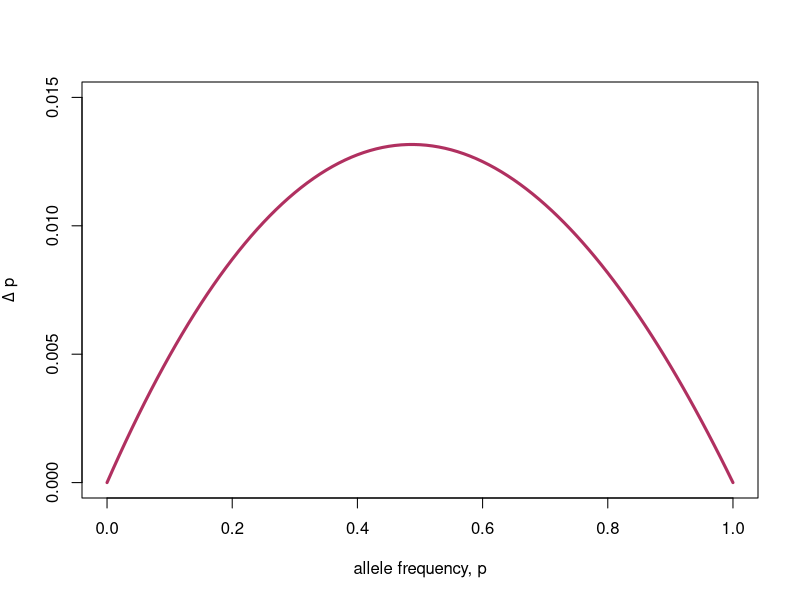
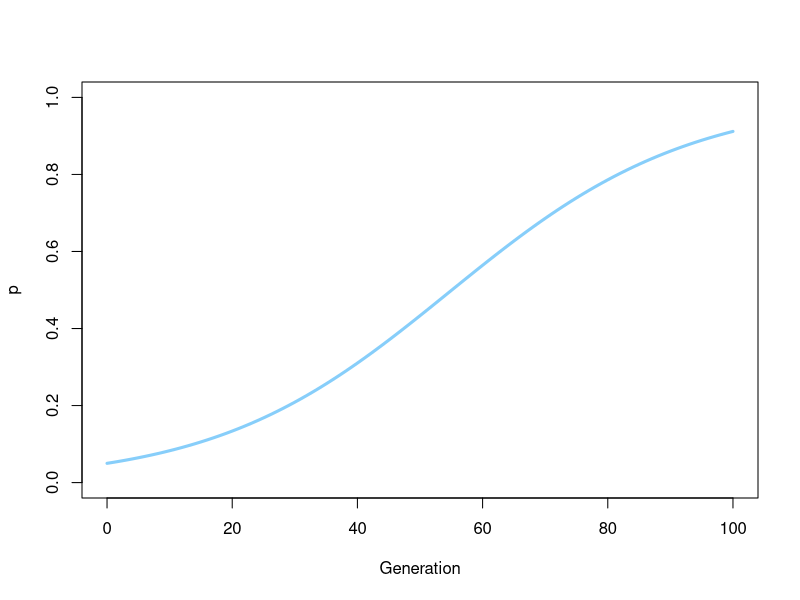
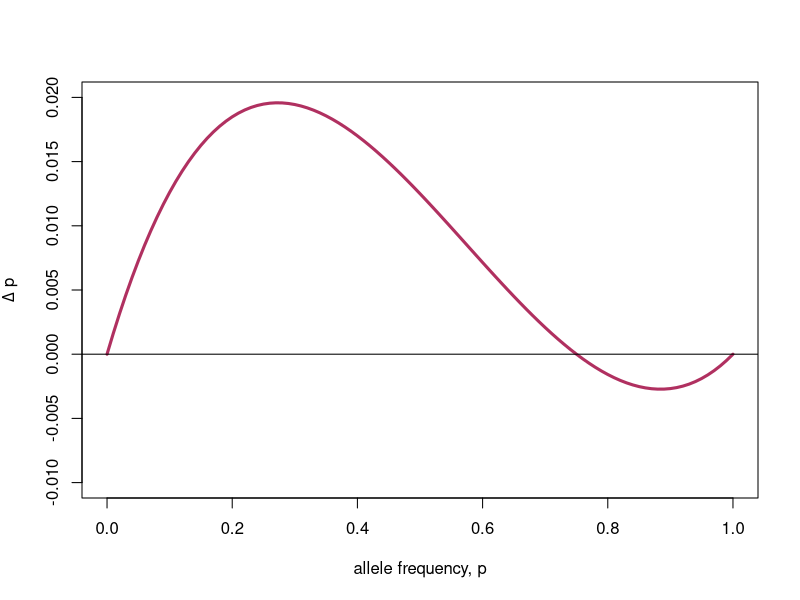
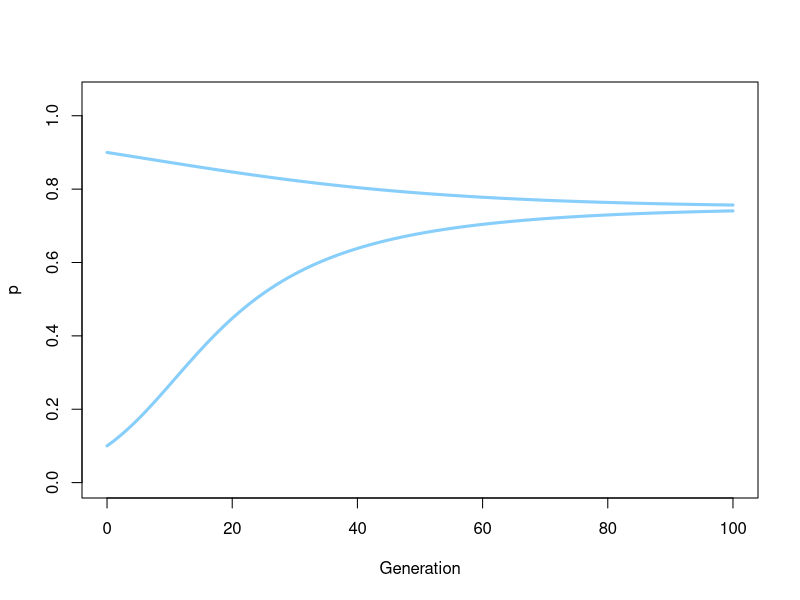
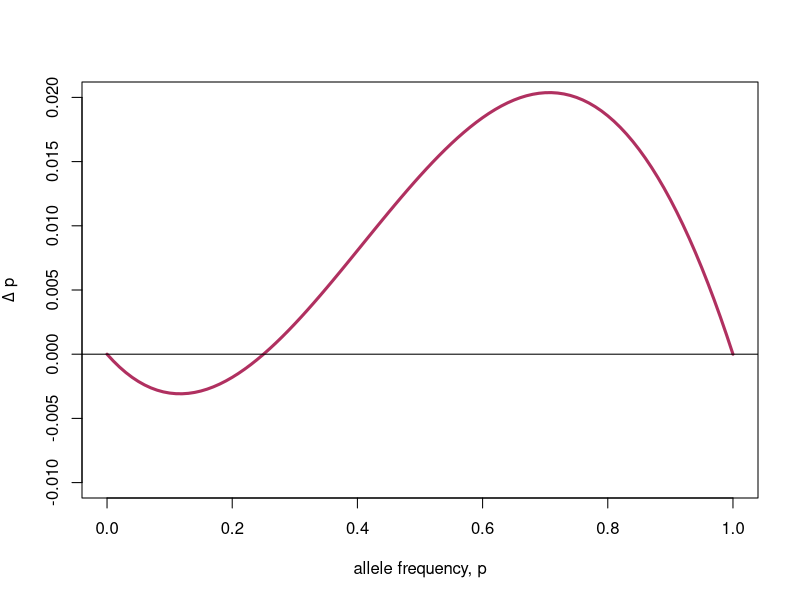
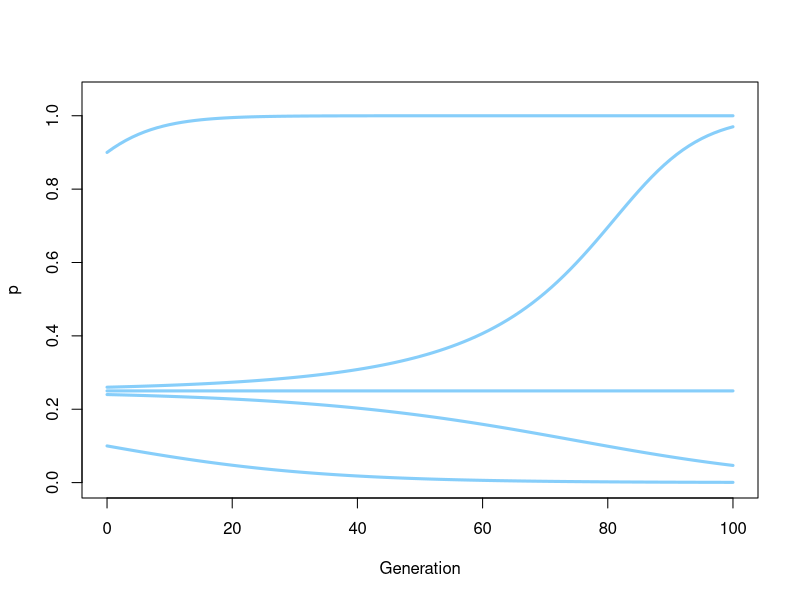

R code for these plots, in order:
## ---- chunk 1
library("knitr") ## if this gives an error, run first install.packages("knitr")
options(stringsAsFactors=FALSE)
knitr::knit_hooks$set(mysize = function(before, options, envir) {
  if (before) 
    return(options$size)
})
options(width = 60)
set.seed(1)
## ---- chunk 2
myseq=seq(0,1,0.01)
deltap = function(pA,h,s){
  wbar =  1-2*pA*(1-pA)*h*s-s*(1-pA)^2
  deltapA = pA*(1-pA)*s*(pA*h+(1-pA)*(1-h))/wbar
  return(deltapA)
}
plot(myseq,deltap(myseq,0.5,0.1),xlab="allele frequency, p",ylab=expression(paste(Delta," p")),lwd=3,type='l', col="maroon",ylim=c(0,0.015))
## ---- chunk 3
p.by.gen=matrix(0,ncol=2,nrow=101)
p.by.gen[1,1] = 0
p.by.gen[1,2] = 0.05
for (i in 2:101) {
  p.by.gen[i,1] = i-1
  p.by.gen[i,2] = p.by.gen[i-1,2] + deltap(p.by.gen[i-1,2],0.5,0.1)
}
plot(p.by.gen[,1],p.by.gen[,2],xlab="Generation",ylab="p",lwd=3,type='l', col="lightskyblue",ylim=c(0,1))
## ---- chunk 4
myseq=seq(0,1,0.01)
deltap = function(pA,h,s){
  wbar =  1-2*pA*(1-pA)*h*s-s*(1-pA)^2
  deltapA = pA*(1-pA)*s*(pA*h+(1-pA)*(1-h))/wbar
  return(deltapA)
}
plot(myseq,deltap(myseq,-0.5,0.1),xlab="allele frequency, p",ylab=expression(paste(Delta," p")),lwd=3,type='l', col="maroon",ylim=c(-0.01,0.02))
lines(c(-0.05,1.05),c(0,0))
## ---- chunk 5
p.by.gen=matrix(0,ncol=2,nrow=101)
p.by.gen[1,1] = 0
p.by.gen[1,2] = 0.1
p.by.gen2=matrix(0,ncol=2,nrow=101)
p.by.gen2[1,1] = 0
p.by.gen2[1,2] = 0.9
for (i in 2:101) {
  p.by.gen[i,1] = i-1
  p.by.gen[i,2] = p.by.gen[i-1,2] + deltap(p.by.gen[i-1,2],-0.5,0.1)
  p.by.gen2[i,1] = i-1
  p.by.gen2[i,2] = p.by.gen2[i-1,2] + deltap(p.by.gen2[i-1,2],-0.5,0.1)
}
plot(p.by.gen[,1],p.by.gen[,2],xlab="Generation",ylab="p",lwd=3,type='l', col="lightskyblue",ylim=c(0,1.05))
lines(p.by.gen2[,1],p.by.gen2[,2],col="lightskyblue",lwd=3)
## ---- chunk 6
myseq=seq(0,1,0.01)
deltap = function(pA,h,s){
  wbar =  1-2*pA*(1-pA)*h*s-s*(1-pA)^2
  deltapA = pA*(1-pA)*s*(pA*h+(1-pA)*(1-h))/wbar
  return(deltapA)
}
plot(myseq,deltap(myseq,1.5,0.1),xlab="allele frequency, p",ylab=expression(paste(Delta," p")),lwd=3,type='l', col="maroon",ylim=c(-0.01,0.02))
lines(c(-0.05,1.05),c(0,0))
## ---- chunk 7
p.by.gen=matrix(0,ncol=2,nrow=101)
p.by.gen[1,1] = 0
p.by.gen[1,2] = 0.1
p.by.gen2=matrix(0,ncol=2,nrow=101)
p.by.gen2[1,1] = 0
p.by.gen2[1,2] = 0.9
p.by.gen3=matrix(0,ncol=2,nrow=101)
p.by.gen3[1,1] = 0
p.by.gen3[1,2] = 0.25
p.by.gen4=matrix(0,ncol=2,nrow=101)
p.by.gen4[1,1] = 0
p.by.gen4[1,2] = 0.26
p.by.gen5=matrix(0,ncol=2,nrow=101)
p.by.gen5[1,1] = 0
p.by.gen5[1,2] = 0.24
for (i in 2:101) {
  p.by.gen[i,1] = i-1
  p.by.gen[i,2] = p.by.gen[i-1,2] + deltap(p.by.gen[i-1,2],1.5,0.1)
  p.by.gen2[i,1] = i-1
  p.by.gen2[i,2] = p.by.gen2[i-1,2] + deltap(p.by.gen2[i-1,2],1.5,0.1)
  p.by.gen3[i,1] = i-1
  p.by.gen3[i,2] = p.by.gen3[i-1,2] + deltap(p.by.gen3[i-1,2],1.5,0.1)
  p.by.gen4[i,1] = i-1
  p.by.gen4[i,2] = p.by.gen4[i-1,2] + deltap(p.by.gen4[i-1,2],1.5,0.1)
  p.by.gen5[i,1] = i-1
  p.by.gen5[i,2] = p.by.gen5[i-1,2] + deltap(p.by.gen5[i-1,2],1.5,0.1)
}
plot(p.by.gen[,1],p.by.gen[,2],xlab="Generation",ylab="p",lwd=3,type='l', col="lightskyblue",ylim=c(0,1.05))
lines(p.by.gen2[,1],p.by.gen2[,2],col="lightskyblue",lwd=3)
lines(p.by.gen3[,1],p.by.gen3[,2],col="lightskyblue",lwd=3)
lines(p.by.gen4[,1],p.by.gen4[,2],col="lightskyblue",lwd=3)
lines(p.by.gen5[,1],p.by.gen5[,2],col="lightskyblue",lwd=3)
